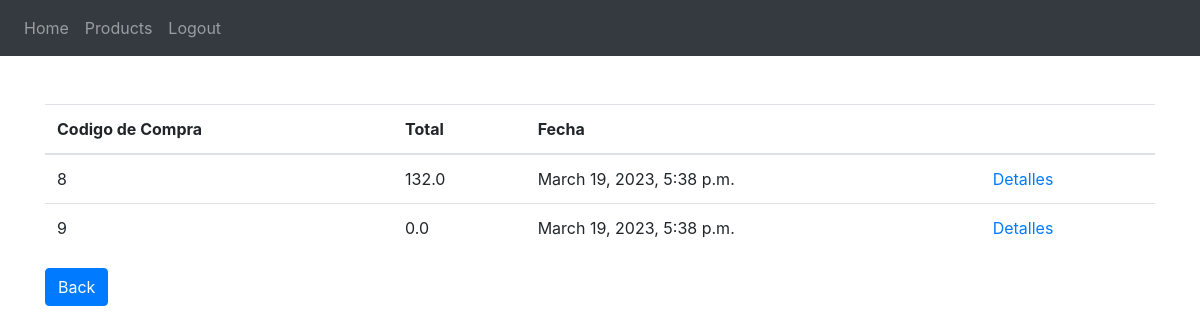
/main/sales_view (signed in), run on the app's committed database.
### MyApp/models.py (models this page shows)
class Event(models.Model):
    events_types = (
        ('P', 'Purchase'),
        ('S', 'Sale'),
        ('PL', 'Products Loss'),
        ('PE', 'Products Entry'),
    )
    type = models.CharField(max_length=2, choices=events_types)
    part = models.ForeignKey(Person, on_delete=models.CASCADE)
    date = models.DateTimeField()
    amount = models.FloatField()

### MyApp/views.py (the view)
# urls.py: path('main/sales_view', sales_view),
def sales_view(request):
    user_dni = request.session['actual_user']
    actual_user = Person.objects.get(dni=user_dni)
    sales = Event.objects.filter(type='S', part_id=user_dni)
    return render(request, 'sales_view.html', {
        'sales' : sales,
        'user' : actual_user,
    })

### MyApp/templates/sales_view.html
{% extends "base.html" %}
{% block content %}
<table class="table">
    <thead>
        <tr>
            <th scope="col"> Codigo de Compra </th>
            <th scope="col"> Total </th>
            <th scope="col"> Fecha </th>
            <th scope="col"> </th>
        </tr>
    </thead>
    <tbody>
        {% for sale in sales %}
        <tr>
            <td> {{sale.id}} </td>
            <td> {{sale.amount}} </td>
            <td> {{sale.date}} </td>
            <td>
                <a href="sales_view/{{sale.id}}"> Detalles </a>
            </td>
        </tr>
        {% endfor %}
    </tbody>
</table>
<a href="/main" class = "btn btn-primary">Back</a>
{% endblock %}

### data on the page
Event: id "8", amount "132.0", date "March 19, 2023, 5:38 p.m."
Event: id "9", amount "0.0", date "March 19, 2023, 5:38 p.m."
